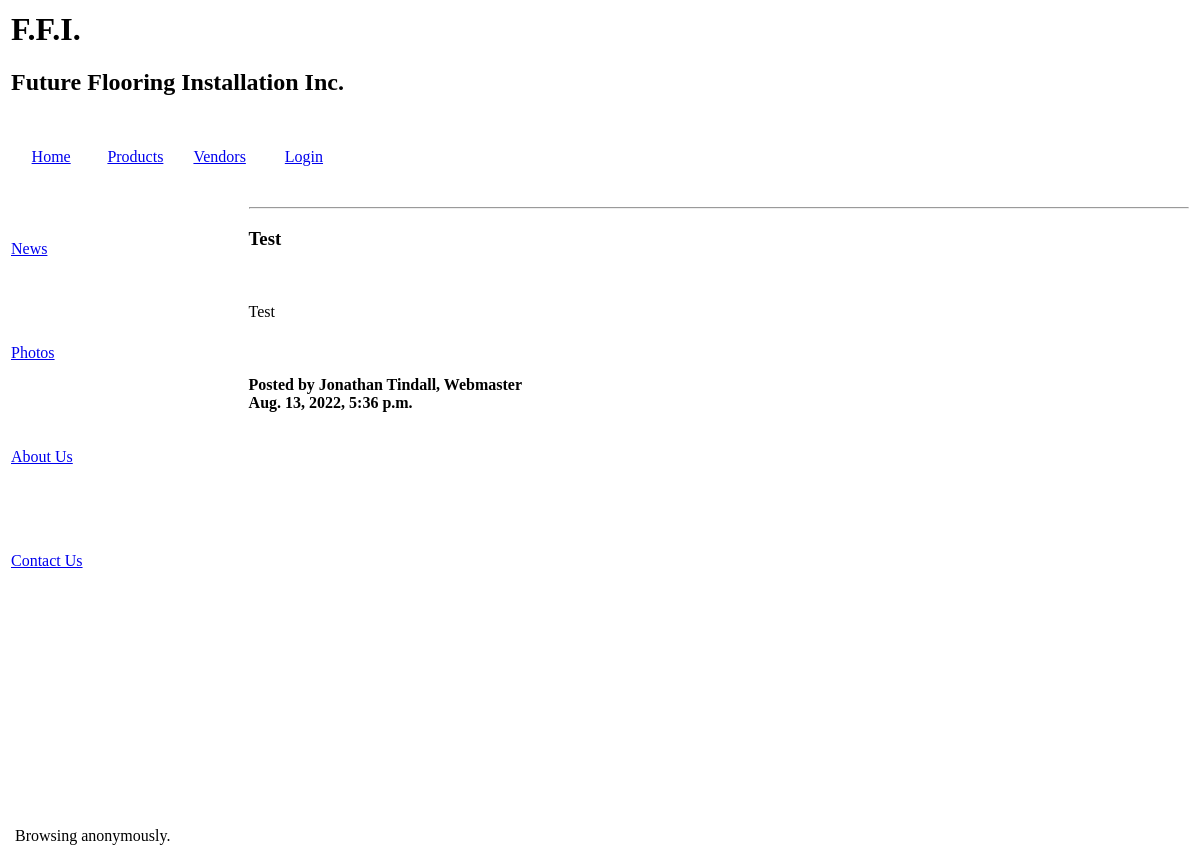
Before: /news/ with the older database file.
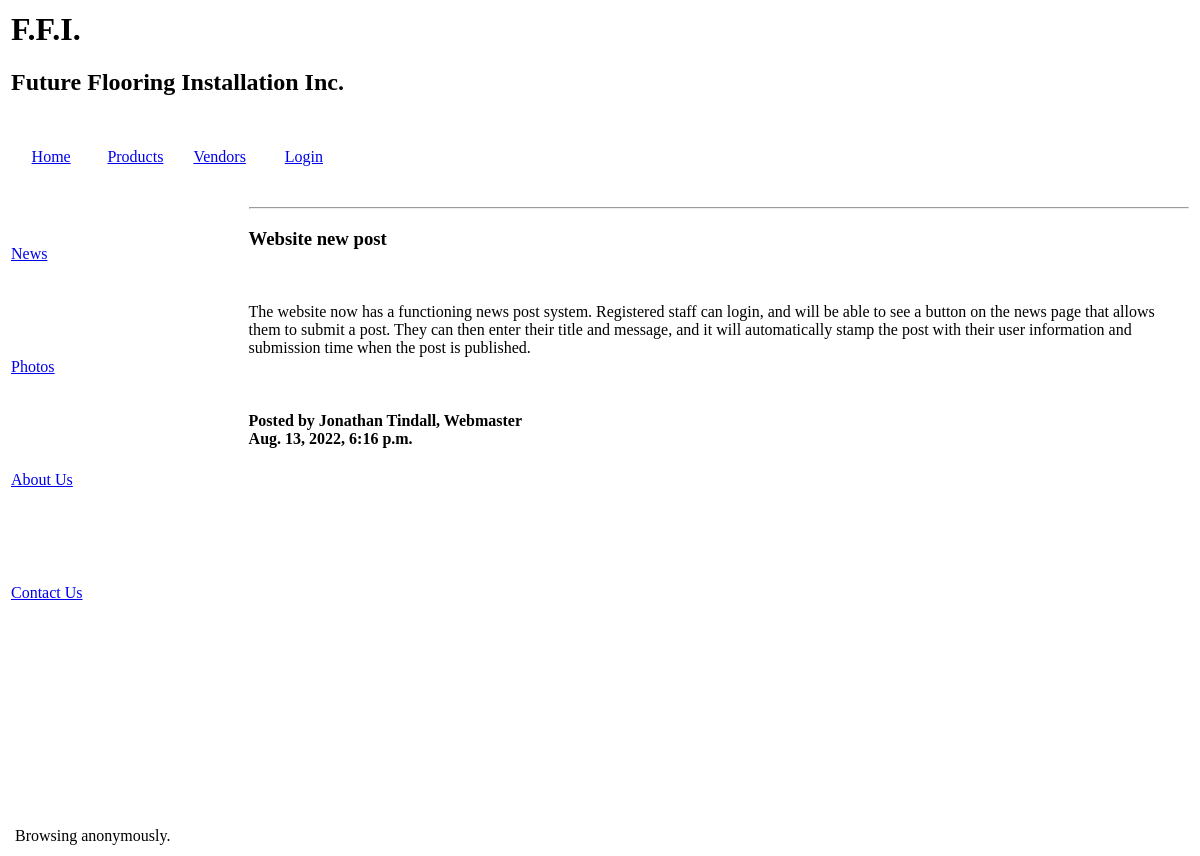
After: the same page with the newer database file.
### FFIapp/models.py (models this page shows, shortened)
class newsPost(models.Model):
    author = models.TextField(max_length=500)
    created_at = models.DateTimeField(auto_now_add="True")
    title = models.CharField(max_length=100)
    message = models.TextField(max_length=50000)

### FFIapp/views.py (the view)
# urls.py: path('news/', views.news, name="news"),
def news(request):
    posts = newsPost.objects.all().order_by('-created_at')
    form = newsPostForm(request.POST)
    if request.method == 'POST':
        if form.is_valid():
            form.save()
            return redirect('news')
        else:
            form = newsPostForm()
    context={
        'posts' : posts,
        'form' : form,
    }
    return render(request, 'news.html', context)

### FFIapp/templates/news.html (shortened to what this page needs)
{%extends 'homeMenu.html'%}
{%block content%}
<div>
  {% for post in posts %}
  <hr>
  <h3>{{ post.title }}</h3><br>
      <p>{{ post.message }}</p><br>
      <h4>Posted by {{ post.author }}<br>{{ post.created_at}}</h4><br><br>
    {% endfor %}
<br><br><br><br>
</div>
<br><br><br><br>
{% endblock %}

Changed rows visible on the page:
removed newsPost: title "Test", message "Test", author "Jonathan Tindall, Webmaster", created_at "Aug. 13, 2022, 5:36 p.m."
added newsPost: title "Website new post", message "The website now has a functioning news post system. Registered staff can login, and will be able to see a button on the news page that allows them to submit a post. They can then enter their title and message, and it will automatically stamp the post with their user information and submission time when the post is published.", author "Jonathan Tindall, Webmaster", created_at "Aug. 13, 2022, 6:16 p.m."
